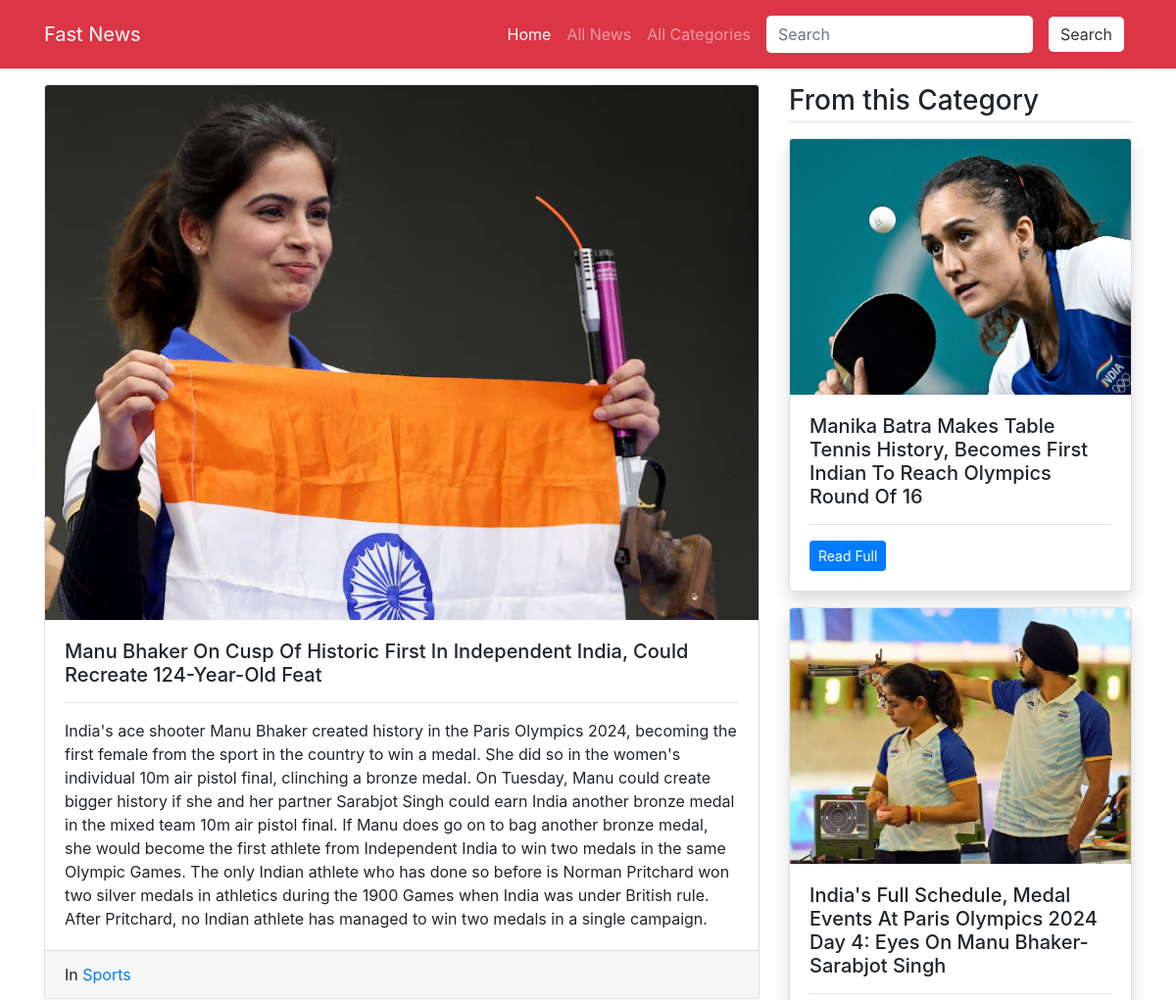
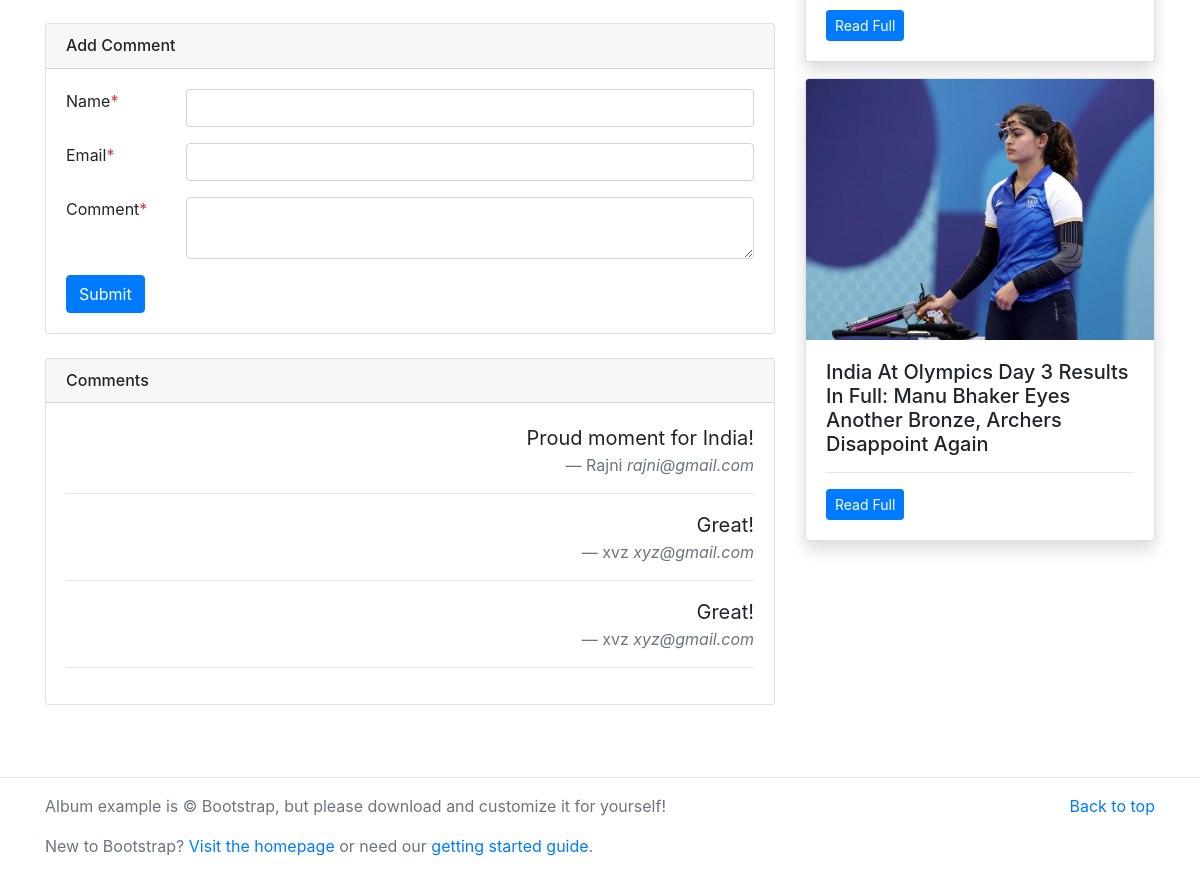
Screenshot of /detail/9 with the database file from the repository (2 pictures, top to bottom).
### main/models.py (models this page shows, shortened)
class News(models.Model):
    category=models.ForeignKey(Category,on_delete=models.CASCADE)
    title=models.CharField(max_length=300)
    image=models.ImageField(upload_to='imgs/')
    detail=models.TextField()
    add_time=models.DateTimeField(auto_now_add=True)
    class Meta:
        verbose_name_plural='News'

class Category(models.Model):
    title=models.CharField(max_length=200)
    category_image=models.ImageField(upload_to='imgs/')
    class Meta:
        verbose_name_plural='Categories'

class Comment(models.Model):
    news=models.ForeignKey(News,on_delete=models.CASCADE)
    name=models.CharField(max_length=100)
    email=models.CharField(max_length=200)
    comment=models.TextField()
    status=models.BooleanField(default=False)

### main/views.py (the view, shortened to what this page needs)
# urls.py: path('detail/<int:id>',views.detail,name='detail'),
def detail(request,id):
    news=News.objects.get(pk=id)
    category=Category.objects.get(id=news.category.id)
    rel_news=News.objects.filter(category=category).exclude(id=id)
    comments=Comment.objects.filter(news=news,status=True).order_by('-id')
    return render(request,'detail.html',{
        'news':news,
        'related_news':rel_news,
        'comments':comments
    })

### main/templates/detail.html (shortened to what this page needs)
{% extends 'base.html' %}
{% block content %}
<main class="container mt-3 mb-5">
	<div class="row my-3">
		<div class="col-md-8">
			<div class="card mb-3">
                <img src="/media/{{news.image}}" class="card-img-top" alt="{{news.title}}">
			  <div class="card-body">
			    <h5 class="card-title">{{news.title}}</h5>
			    <hr/>
			    <p class="card-text">{{news.detail}}</p>
			  </div>
			  <div class="card-footer">
			  	In <a href="/category/{{news.category.id}}">{{news.category.title}}</a>
			  </div>
			</div>
			<div class="card my-4">
				<h6 class="card-header">Add Comment</h6>
				<div class="card-body">
					<form method="post" action="/detail/{{news.id}}">
						<div class="form-group row">
							<label class="col-md-2">Name<span class="text-danger">*</span></label>
							<div class="col-md-10">
								<input type="text" name="name" required class="form-control" />
							</div>
						</div>
						<div class="form-group row">
							<label class="col-md-2">Email<span class="text-danger">*</span></label>
							<div class="col-md-10">
								<input type="temailext" name="email" required class="form-control" />
							</div>
						</div>
						<div class="form-group row">
							<label class="col-md-2">Comment<span class="text-danger">*</span></label>
							<div class="col-md-10">
								<textarea class="form-control" name="message" required></textarea>
							</div>
						</div>
						<input type="submit" class="btn btn-primary" />
					</form>
				</div>
			</div>
			<div class="card my-4">
				<h6 class="card-header">Comments</h6>
				<div class="card-body">
					{% for comment in comments %}
					<blockquote class="blockquote text-right">
					  <p class="mb-0">{{comment.comment}}</p>
					  <footer class="blockquote-footer">{{comment.name}} <cite title="Source Title">{{comment.email}}</cite></footer>
					</blockquote>
					<hr/>
					{% endfor %}
				</div>
			</div>
		</div>
		<div class="col-md-4">
			<h3 class="mb-3 border-bottom pb-1">From this Category</h3>
			{% for news in related_news %}
			<div class="card mb-3 shadow">
                <img src="/media/{{news.image}}" class="card-img-top" alt="{{news.title}}">
			  <div class="card-body">
			    <h5 class="card-title">{{news.title}}</h5>
			    <hr/>
			    <p class="card-text"><a href="/detail/{{news.id}}" class="btn btn-sm btn-primary">Read Full</a></p>
			  </div>
			</div>
			{% endfor %}
		</div>
	</div>
</main>
{% endblock %}

### rows the page displays
News: image (picture), title "Manu Bhaker On Cusp Of Historic First In Independent India, Could Recreate 124-Year-Old Feat", detail "India's ace shooter Manu Bhaker created history in the Paris Olympics 2024, becoming the first female from the sport in the country to win a medal. She did so in the women's individual 10m air pistol final, clinching a bronze medal. On Tuesday, Manu could create bigger history if she and her partner Sarabjot Singh could earn India another bronze medal in the mixed team 10m air pistol final. If Manu does go on to bag another bronze medal, she would become the first athlete from Independent India to win two medals in the same Olympic Games. The only Indian athlete who has done so before is Norman Pritchard won two silver medals in athletics during the 1900 Games when India was under British…", category "Sports"
Comment: comment "Proud moment for India!", name "Rajni", email "rajni@gmail.com"
Comment: comment "Great!", name "xvz", email "xyz@gmail.com"
Comment: comment "Great!", name "xvz", email "xyz@gmail.com"
News: image (picture), title "Manika Batra Makes Table Tennis History, Becomes First Indian To Reach Olympics Round Of 16"
News: image (picture), title "India's Full Schedule, Medal Events At Paris Olympics 2024 Day 4: Eyes On Manu Bhaker-Sarabjot Singh"
News: image (picture), title "India At Olympics Day 3 Results In Full: Manu Bhaker Eyes Another Bronze, Archers Disappoint Again"
